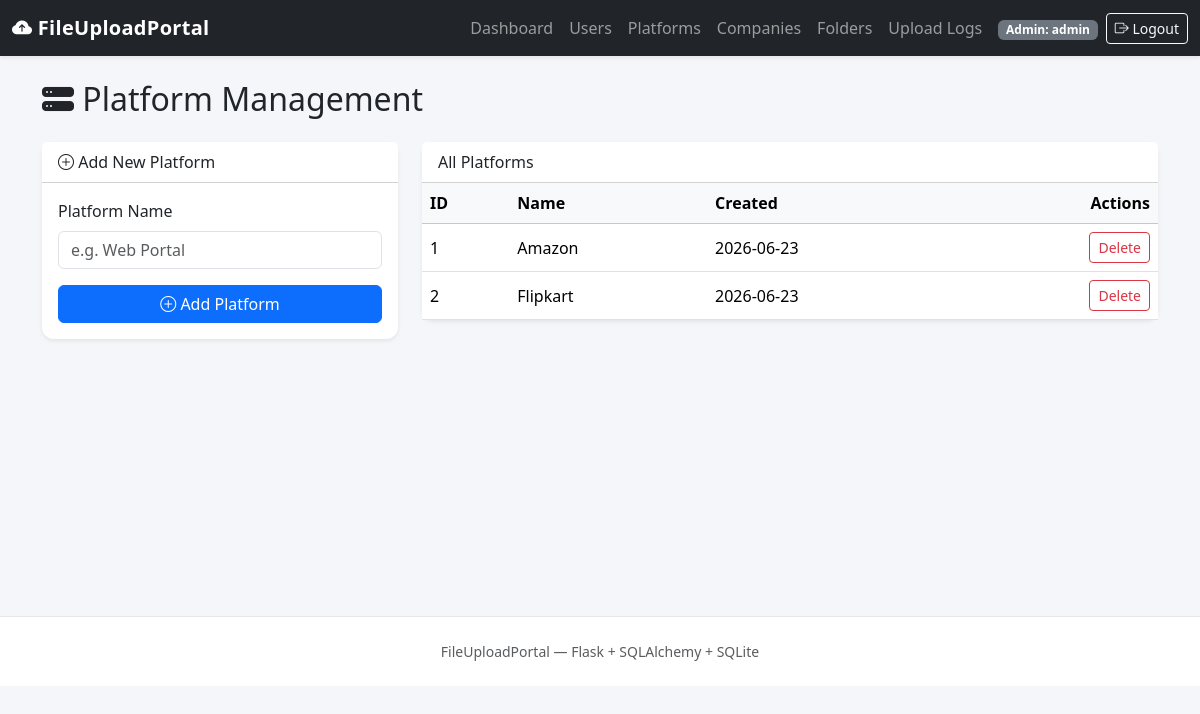
Page /admin/platforms (signed in) on the committed database.
### app/models.py (models this page shows, shortened)
class Platform(db.Model):
    __tablename__ = "platforms"
    id = db.Column(db.Integer, primary_key=True)
    name = db.Column(db.String(120), unique=True, nullable=False, index=True)
    created_at = db.Column(db.DateTime, default=datetime.utcnow, nullable=False)
    folder_paths = db.relationship(
        "FolderPath", backref="platform", lazy=True, cascade="all, delete-orphan"
    )

### app/admin/routes.py (the view, shortened to what this page needs)
@admin_bp.route("/platforms", methods=["GET", "POST"])
@admin_required
def platforms():
    all_platforms = Platform.query.order_by(Platform.name).all()
    return render_template("admin/platforms.html", platforms=all_platforms)

### app/utils.py (called while the page is built)
def admin_required(view_func):
    @wraps(view_func)
    def wrapped_view(*args, **kwargs):
        if "admin_id" not in session:
            flash("Please log in as an administrator to continue.", "warning")
            return redirect(url_for("auth.admin_login"))
        return view_func(*args, **kwargs)
    return wrapped_view

### app/templates/admin/platforms.html (shortened to what this page needs)
{% extends "base.html" %}
{% block content %}
<h2 class="mb-4"><i class="bi bi-hdd-stack-fill"></i> Platform Management</h2>
<div class="row g-4">
    <div class="col-lg-4">
        <div class="card shadow-sm border-0">
            <div class="card-header bg-white"><i class="bi bi-plus-circle"></i> Add New Platform</div>
            <div class="card-body">
                <form method="POST" action="{{ url_for('admin.platforms') }}">
                    <div class="mb-3">
                        <label class="form-label">Platform Name</label>
                        <input type="text" name="name" class="form-control" placeholder="e.g. Web Portal" required>
                    </div>
                    <button type="submit" class="btn btn-primary w-100">
                        <i class="bi bi-plus-circle"></i> Add Platform
                    </button>
                </form>
            </div>
        </div>
    </div>
    <div class="col-lg-8">
        <div class="card shadow-sm border-0">
            <div class="card-header bg-white">All Platforms</div>
            <div class="table-responsive">
                <table class="table table-hover align-middle mb-0">
                    <thead class="table-light">
                        <tr>
                            <th>ID</th>
                            <th>Name</th>
                            <th>Created</th>
                            <th class="text-end">Actions</th>
                        </tr>
                    </thead>
                    <tbody>
                        {% for platform in platforms %}
                        <tr>
                            <td>{{ platform.id }}</td>
                            <td>{{ platform.name }}</td>
                            <td>{{ platform.created_at.strftime('%Y-%m-%d') }}</td>
                            <td class="text-end">
                                <a href="{{ url_for('admin.delete_platform', platform_id=platform.id) }}"
                                   class="btn btn-sm btn-outline-danger"
                                   onclick="return confirm('Delete platform {{ platform.name }}? Related folder configurations will also be removed.');">
                                    Delete
                                </a>
                            </td>
                        </tr>
                        {% else %}
                        <tr><td colspan="4" class="text-center text-muted py-4">No platforms added yet.</td></tr>
                        {% endfor %}
                    </tbody>
                </table>
            </div>
        </div>
    </div>
</div>
{% endblock %}

### app/static/css/style.css (style rules this page uses)
body { background-color: #f4f6f9; }
.card { border-radius: 0.75rem; }

### rows in the picture
Platform: id "1", name "Amazon", created_at "2026-06-23"
Platform: id "2", name "Flipkart", created_at "2026-06-23"

### other values in the picture
{{ session.get('admin_username') }} "admin"
